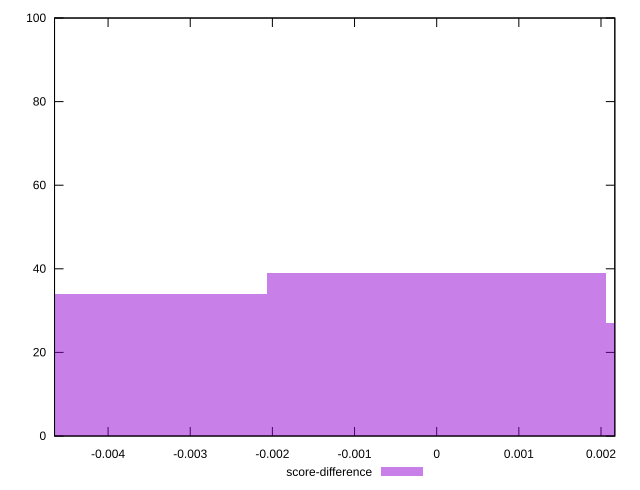

The gnuplot source for this figure:
reset

$scoreDifference <<EOF
0 39
-0.004124378486834339 34
0.004124378486834339 27
EOF

set key outside below
set boxwidth 0.004124378486834339
set xrange [-0.004651781412207678:0.0021683223201357515]
set yrange [0:100]
set trange [0:100]
set style fill transparent solid 0.5 noborder
set terminal svg size 640, 490 enhanced background rgb 'white'
set output "reprap/cumulative-layout-shift/samples/pages+cached+noexternal+nofonts/score-difference/histogram.svg"

plot $scoreDifference title "score-difference" with boxes

reset
